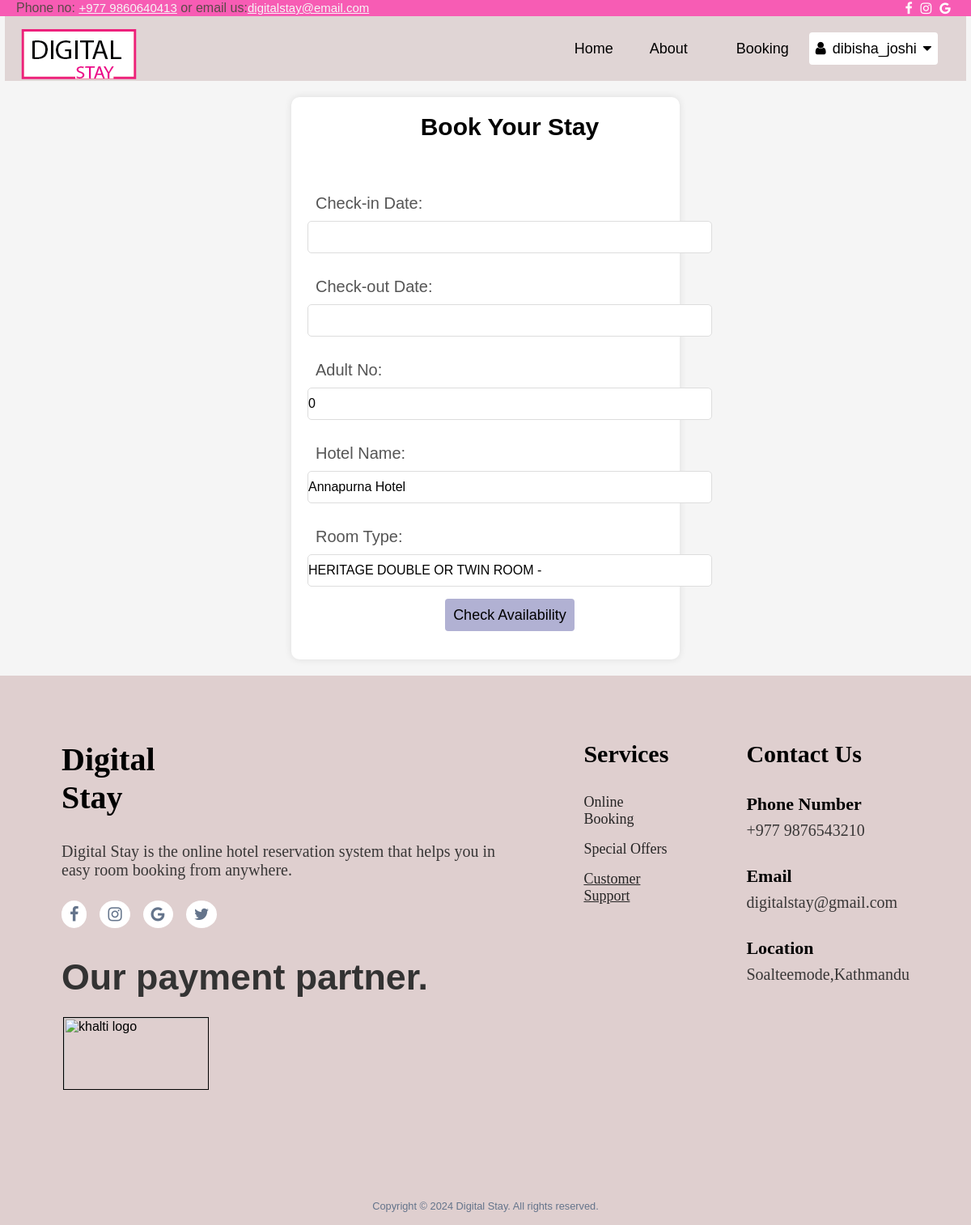
/Frontend/booking.php?hotel=1&room=3 (signed in), run on the app's committed database.
### tables this page shows
CREATE TABLE `hotel` (
  `id` int(10) UNSIGNED NOT NULL,
  `name` varchar(50) NOT NULL,
  `address` varchar(100) DEFAULT NULL,
  `image` varchar(255) DEFAULT NULL,
  `description` text DEFAULT NULL,
  `L_id` int(10) UNSIGNED DEFAULT NULL,
  `active_status` enum('active','inactive') DEFAULT 'inactive'
);

CREATE TABLE `room` (
  `id` int(10) UNSIGNED NOT NULL,
  `name` varchar(30) DEFAULT NULL,
  `price` int(11) DEFAULT NULL,
  `description` text DEFAULT NULL,
  `adult_no` int(11) DEFAULT NULL,
  `hotel_id` int(10) UNSIGNED DEFAULT NULL,
  `image` varchar(255) DEFAULT NULL,
  `quantity` int(11) DEFAULT 1
);

### Frontend/Booking.php (the view, shortened to what this page needs)
<?php require_once 'components/head.php'; ?>
<?php
include 'admin/db_connect.php';
$roomId = isset($_GET['room']) ? intval($_GET['room']) : 0;
$hotelId = isset($_GET['hotel']) ? intval($_GET['hotel']) : 0;
$checkIn = isset($_GET['check_in']) ? $_GET['check_in'] : '';
$checkOut = isset($_GET['check_out']) ? $_GET['check_out'] : '';
$adult_no = isset($_GET['adult_no']) ? intval($_GET['adult_no']) : 0;
$roomName = '';
if ($roomId > 0) {
    $sql = "SELECT name, price FROM room WHERE id = $roomId";
    $result = $conn->query($sql);
    if ($result->num_rows > 0) {
        $row = $result->fetch_assoc();
        $roomName = $row['name'];
    }
}
$hotelName = '';
if ($hotelId > 0) {
    $sql = "SELECT name FROM hotel WHERE id = $hotelId";
    $result = $conn->query($sql);
    if ($result->num_rows > 0) {
        $row = $result->fetch_assoc();
        $hotelName = $row['name'];
    }
}
?>
<!DOCTYPE html>
<html lang="en">
<head>
    <link rel="stylesheet" href="//code.jquery.com/ui/1.12.1/themes/base/jquery-ui.css">
</head>
<body>
    <header>
        <?php require_once 'components/header.php'; ?>
    </header>
    <div class="booking-container">
        <h1>Book Your Stay</h1><br><br>
        <form id="bookingForm" onsubmit="return validateForm()" method="POST">
            <label for="checkInDate">Check-in Date:</label>
            <input type="text" id="check_in" name="check_in" value="<?php echo htmlspecialchars($checkIn); ?>" required>
            <label for="checkOutDate">Check-out Date:</label>
            <input type="text" id="check_out" name="check_out" value="<?php echo htmlspecialchars($checkOut); ?>" required>
            <label for="guests">Adult No:</label>
            <input type="number" id="adults" name="adult_no" min="1" value="<?php echo htmlspecialchars($adult_no); ?>" required>
            <label for="hotelName">Hotel Name:</label>
            <input type="text" id="hotelName" name="hotelName" value="<?php echo htmlspecialchars($hotelName); ?>" readonly required>
            <label for="roomType">Room Type:</label>
            <input type="text" id="roomType" name="roomType" value="<?php echo htmlspecialchars($roomName); ?>" readonly required>
            <button type="button" id="checkavailability" onclick="if (validateForm()) checkAvailability(event);s">Check Availability</button>
        </form>
    </div>
</body>
</html>
<?php require_once 'components/footer.php'; ?>

### Frontend/style.css (style rules this page uses)
label { display: block; margin-bottom: 8px; color: #555; }
input, select, button { width: 50%; padding: 20px; margin-bottom: 80px; border: 1px solid #ccc; border-radius: 4px; }
button { background-color: #333; color: white; cursor: pointer; }
body { font-family: Arial, sans-serif; }
button { margin: 5px; padding: 10px 20px; background-color: #4CAF50; color: white; border: none; cursor: pointer; }

### css/booking.css (style rules this page uses)
body { font-family: Arial, sans-serif; background-color: #f5f5f5; display: block; justify-content: center; align-items: center; height: 100vh; padding: 40%; margin: 0; }
.booking-container { background-color: white; margin: 20px 30% 20px 30%; padding: 20px; border-radius: 10px; box-shadow: 0 0 10px rgba(0, 0, 0, 0.1); width: 40%; text-align: center; align-self:center; display: grid; }
h1 { font-size: 30px; margin-bottom: 20px; }
#bookingForm label { margin-top: 20px; text-align: left; font-size: 20px; padding: 10px; }
input, select, button { padding: 10px; margin-top: 5px; border-radius: 5px; border: 1px solid #ddd; font-size: 16px; width: 500px; height: 40px; align-self: center; }
button { background-color: #4CAF50; color: white; border: none; cursor: pointer; margin-top: 20px; }
#checkavailability { background-color: rgb(177, 177, 211); padding: 10px; margin:15px; width: fit-content; }

### components/header.php (style rules this page uses)
button { background-color: white; color: black; font-size: 18px; padding: 20px 600px; border: none; border-radius: 4px; cursor: pointer; width: 150px; height: 40px; }

### data on the page
hotel: hotelName "Annapurna Hotel"
room: roomType "HERITAGE DOUBLE OR TWIN ROOM -"

### other printed values
$_SESSION['username'] "dibisha_joshi"
